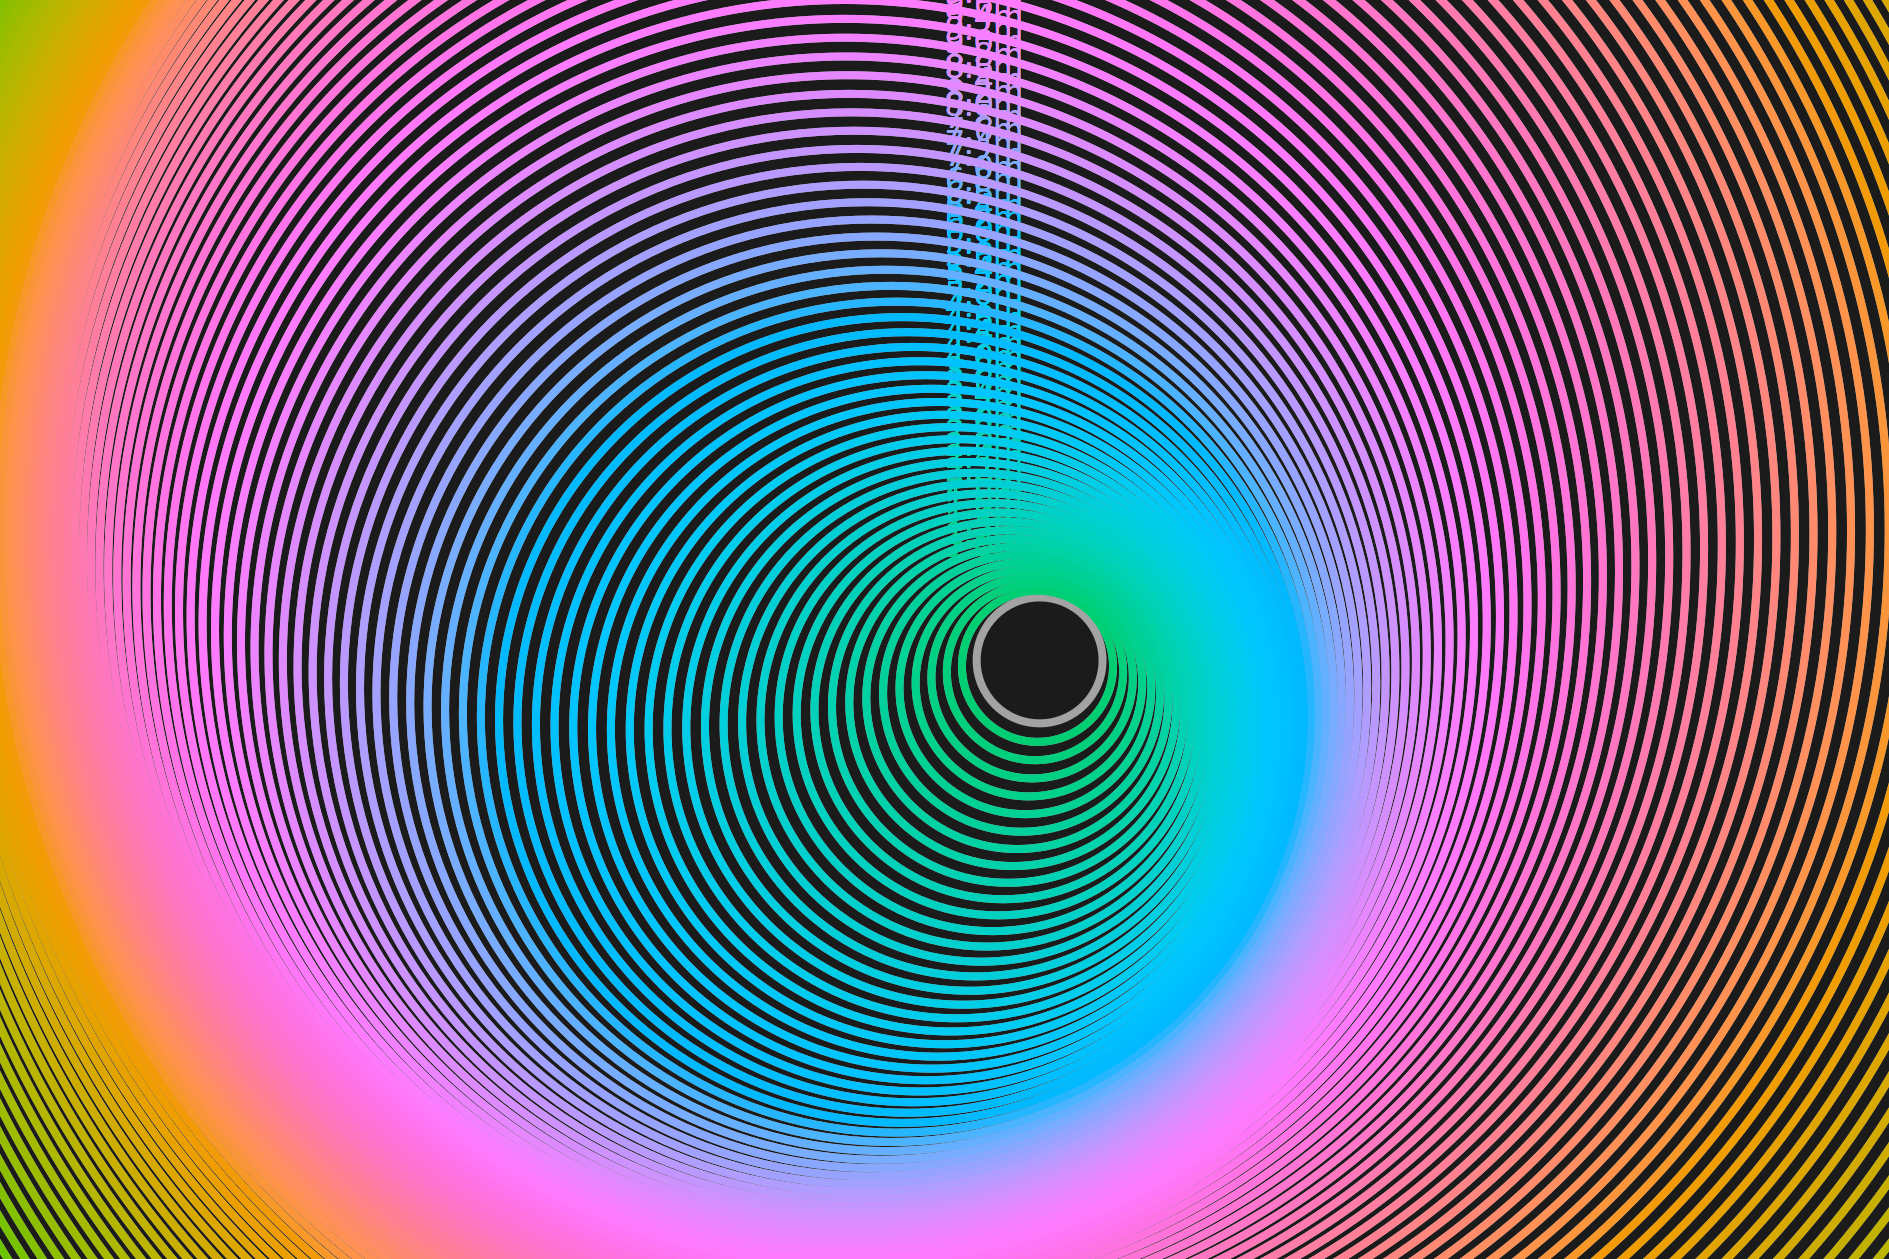

This chart was generated by the following Julia code:
using Revise
import MechanicalSketch: @import_expand, empty_figure, WI, HE, EM, O, PT, FS, finish
import MechanicalSketch: settext, place_image, PALETTE, color_with_lumin, circle, line
import MechanicalSketch: circle, ∙, arrow_nofill, Point, @layer, sethue, draw_expr
import MechanicalSketch: latexify, arrow, Quantity, readsvg, unit, ustrip
import MechanicalSketch: ForwardDiff, box_fill_outline, brush, setopacity
import MechanicalSketch: @ev_draw, rotate_hue, setline
import MechanicalSketch: Drawing, configure_mechanical, preview
import MechanicalSketch: Luxor
import Luxor:            CairoContext, CairoRecordingSurface, flush, set_source
import Luxor:            paint, getmatrix, setmatrix, currentpoint, get_current_cr
import Luxor:            current_surface_type, CURRENTDRAWING
import Luxor.Cairo:      device_get_type, flush

if !@isdefined N
    @import_expand(~m, ~s, °, N)
end

"""
    make_recording_surface_drawing()
    --> Luxor.Drawing

This makes, then mutates a Luxor drawing to allow
a special type of Cairo surface.
"""
function make_recording_surface_drawing()
    d = Drawing(WI, HE, :svg)
    s1 = CairoRecordingSurface()
    c1 = CairoContext(s1)
    d.surface = s1
    d.cr = c1
    configure_mechanical()
    d
end

"""
    snapshot_of_working_surface(fnam)

Takes a snapshot and saves to file with 'fnam' name and suffix.
One could continue drawing, or do the other things.
"""
function snapshot_of_working_surface(fnam)
    drec = currentdrawing()
    @assert typeof(drec.surface)
    flush(drec.surface)
    d = empty_figure(fnam)
    d.width = drec.width
    d.height = drec.height
    d.redvalue = drec.redvalue
    d.greenvalue = drec.greenvalue
    d.bluevalue = drec.bluevalue
    d.alpha = drec.alpha
    set_source(d.cr, drec.surface, -WI / 2, -HE / 2)
    paint()
    finish()
    CURRENTDRAWING[1] = drec
end

make_recording_surface_drawing()

for r = 1m:0.2m:60m
   α = 360.0° * (r / 20m)
   circle(O + 100 .* (cos(α), sin(α)); r)
   setline(8)
   sethue(rotate_hue(PALETTE[5], α))
   settext(string(r), Point(0m, r))
end
snapshotrecordingsurface("snap1.png")
for r = 1m:0.2m:60m
    α = 360.0° * (r / 20m)
    circle(O + 100 .* (cos(-α), sin(α)); r)
    setline(8)
    sethue(rotate_hue(PALETTE[3], α))
    settext(string(r), Point(0m, r))
 end
 snap2 = snapshotrecordingsurface(drec)
#snap1 = snapshotrecordingsurface(drec)
#circle(O + (3m, 0m), r = 5m)
#snap2 = snapshotrecordingsurface(drec)
